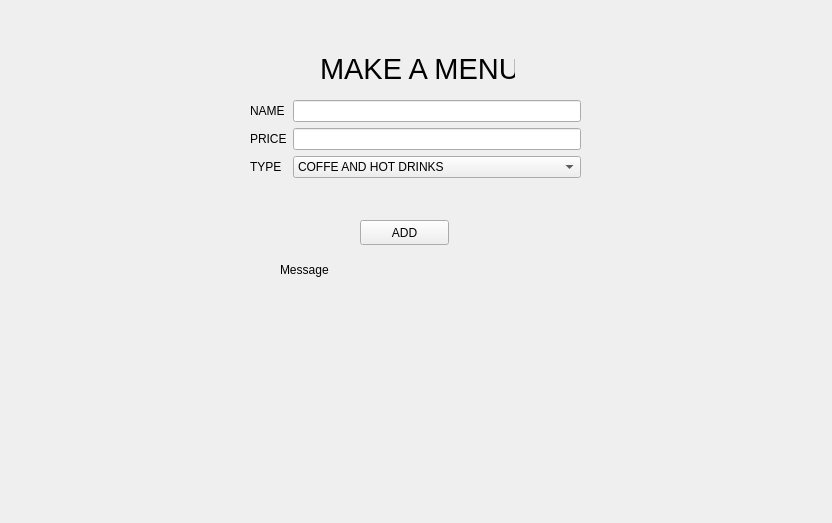
<?xml version="1.0" encoding="UTF-8"?>
<ui version="4.0">
 <class>unesiartikle</class>
 <widget class="QWidget" name="unesiartikle">
  <property name="geometry">
   <rect>
    <x>0</x>
    <y>0</y>
    <width>832</width>
    <height>523</height>
   </rect>
  </property>
  <property name="windowTitle">
   <string>Form</string>
  </property>
  <widget class="QWidget" name="formLayoutWidget">
   <property name="geometry">
    <rect>
     <x>250</x>
     <y>100</y>
     <width>331</width>
     <height>111</height>
    </rect>
   </property>
   <layout class="QFormLayout" name="formLayout">
    <item row="0" column="0">
     <widget class="QLabel" name="nAMELabel">
      <property name="text">
       <string>NAME</string>
      </property>
     </widget>
    </item>
    <item row="0" column="1">
     <widget class="QLineEdit" name="nAMELineEdit"/>
    </item>
    <item row="1" column="0">
     <widget class="QLabel" name="pRICELabel">
      <property name="text">
       <string>PRICE</string>
      </property>
     </widget>
    </item>
    <item row="1" column="1">
     <widget class="QLineEdit" name="pRICELineEdit"/>
    </item>
    <item row="2" column="0">
     <widget class="QLabel" name="tYPELabel">
      <property name="text">
       <string>TYPE</string>
      </property>
     </widget>
    </item>
    <item row="2" column="1">
     <widget class="QComboBox" name="tYPEComboBox">
      <item>
       <property name="text">
        <string>COFFE AND HOT DRINKS</string>
       </property>
      </item>
      <item>
       <property name="text">
        <string>SOFT DRINKS</string>
       </property>
      </item>
      <item>
       <property name="text">
        <string>WINE</string>
       </property>
      </item>
      <item>
       <property name="text">
        <string>COCTAILS</string>
       </property>
      </item>
      <item>
       <property name="text">
        <string>SHOTS</string>
       </property>
      </item>
     </widget>
    </item>
   </layout>
  </widget>
  <widget class="QLabel" name="label">
   <property name="geometry">
    <rect>
     <x>320</x>
     <y>30</y>
     <width>195</width>
     <height>78</height>
    </rect>
   </property>
   <property name="font">
    <font>
     <pointsize>22</pointsize>
    </font>
   </property>
   <property name="text">
    <string>MAKE A MENU</string>
   </property>
  </widget>
  <widget class="QPushButton" name="pushButton">
   <property name="geometry">
    <rect>
     <x>360</x>
     <y>220</y>
     <width>89</width>
     <height>25</height>
    </rect>
   </property>
   <property name="text">
    <string>ADD</string>
   </property>
  </widget>
  <widget class="QLabel" name="label_2">
   <property name="geometry">
    <rect>
     <x>280</x>
     <y>260</y>
     <width>261</width>
     <height>20</height>
    </rect>
   </property>
   <property name="text">
    <string>Message</string>
   </property>
  </widget>
 </widget>
 <resources/>
 <connections/>
</ui>
